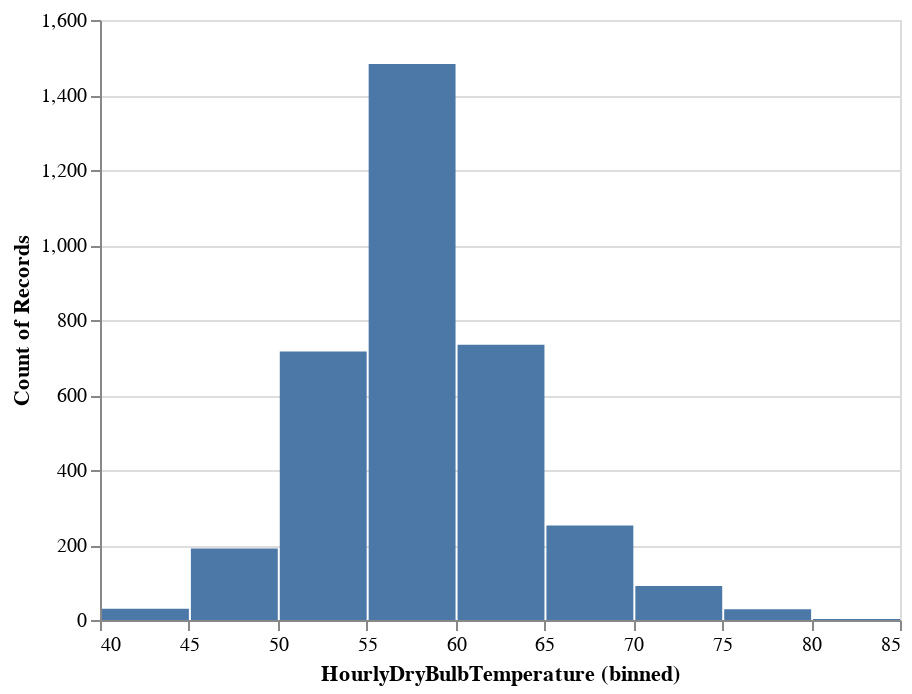

The cell this chart's notebook holds for it:
### Code cell
alt.Chart(temperature_df).mark_bar().encode(
    alt.X("HourlyDryBulbTemperature",bin = True),
    y = "count()"
)

### Figure 1 — Vega-Lite specification as saved in the notebook (floating-point values rounded to 4 significant figures; data arrays with more than 128 entries replaced by an {"elided": "..."} marker saying what was removed)
{"config": {"view": {"continuousWidth": 400, "continuousHeight": 300}}, "data": {"name": "data-5fa84e02d98bda934dad44f0b505defa"}, "mark": "bar", "encoding": {"x": {"bin": true, "field": "HourlyDryBulbTemperature", "type": "quantitative"}, "y": {"aggregate": "count", "type": "quantitative"}}, "$schema": "https://vega.github.io/schema/vega-lite/v4.17.0.json", "datasets": {"data-5fa84e02d98bda934dad44f0b505defa": {"elided": "3529 records"}}}
